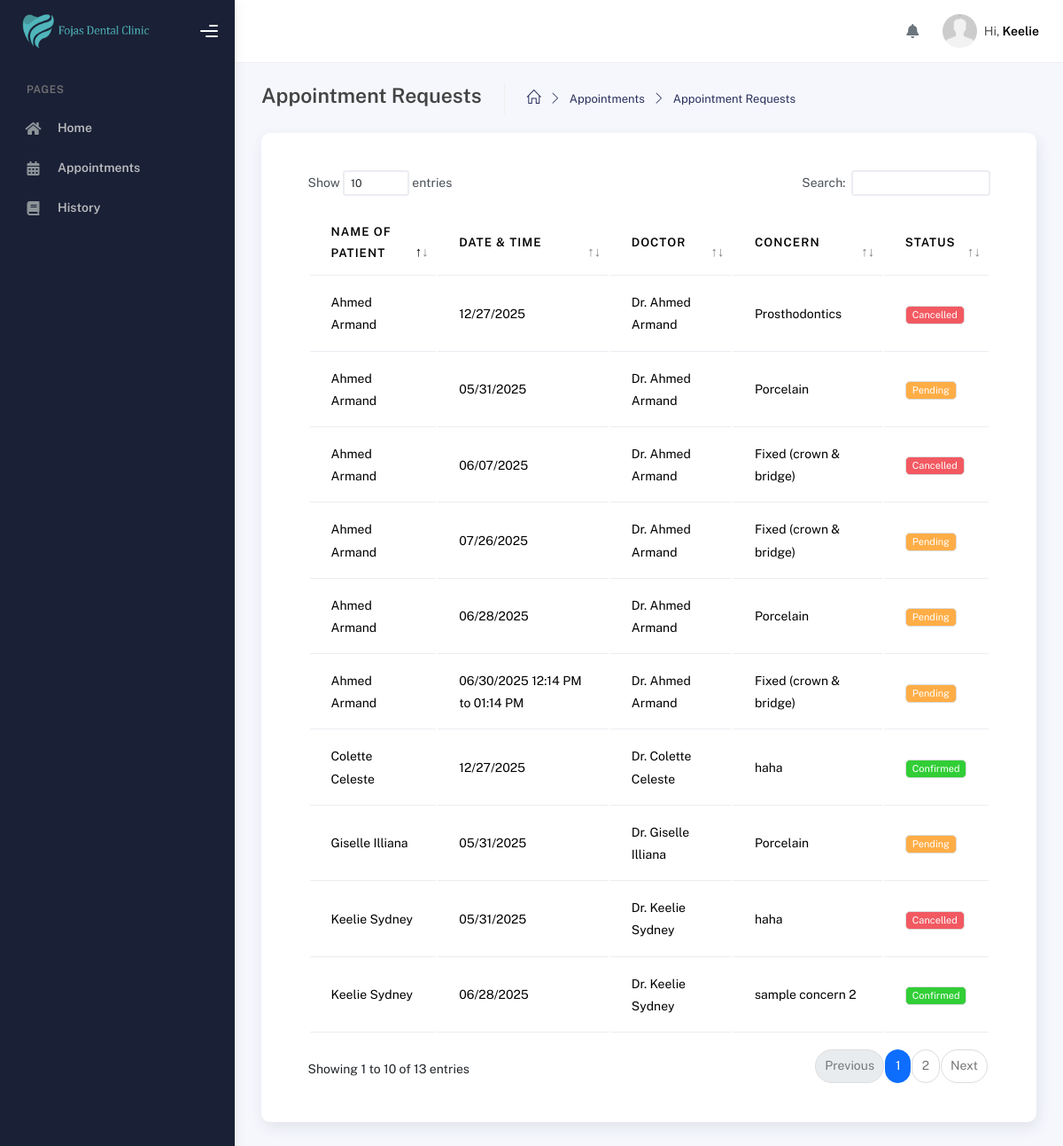
The page /modules/admin/requests.php (signed in) on the database its author committed.
### tables this page shows
CREATE TABLE `appointments` (
  `id` int(11) NOT NULL,
  `user_id` int(11) NOT NULL,
  `user_id_patient` int(11) NOT NULL,
  `appointment_id` int(110) NOT NULL,
  `concern` varchar(255) NOT NULL,
  `confirmed` int(11) NOT NULL,
  `appointment_time` varchar(100) NOT NULL,
  `appointment_date` varchar(100) NOT NULL,
  `date_created` date NOT NULL,
  `date_updated` date NOT NULL,
  `remarks` varchar(255) DEFAULT NULL,
  `walk_in` int(11) DEFAULT NULL
);

CREATE TABLE `users` (
  `id` int(11) NOT NULL,
  `user_id` int(100) NOT NULL,
  `role_id` int(11) NOT NULL,
  `first_name` varchar(250) NOT NULL,
  `middle_name` varchar(255) NOT NULL,
  `last_name` varchar(255) NOT NULL,
  `mobile_number` varchar(255) NOT NULL,
  `email` varchar(255) DEFAULT NULL,
  `password` varchar(255) NOT NULL,
  `date_of_birth` date NOT NULL,
  `date_created` date NOT NULL,
  `date_updated` date NOT NULL,
  `token` varchar(255) DEFAULT NULL,
  `address` varchar(255) DEFAULT NULL,
  `otp` varchar(100) DEFAULT NULL
);

### modules/admin/requests.php (the view, shortened to what this page needs)
<?php
include('../../connection/connection.php');
?>
<!DOCTYPE html>
<html lang="en">
<head>
    <?php include '../../includes/styles.php'; ?>
</head>
<body>
    <div class="wrapper">
      <?php include '../../includes/sidebar.php'; ?>
      <div class="main-panel">
        <?php include '../../includes/topbar.php'; ?>
        <div class="container">
          <div class="page-inner">
            <div class="page-header">
                <span class="d-flex justify-content-between align-items-center w-100">
                    <span class="d-flex">
                        <h4 class="page-title">Appointment Requests</h4>
                        <ul class="breadcrumbs d-flex justify-items-center align-items-center">
                            <li class="nav-home">
                            <a href="dashboard.php">
                                <i class="icon-home"></i>
                            </a>
                            </li>
                            <li class="separator">
                                <i class="icon-arrow-right"></i>
                            </li>
                            <li class="nav-item">
                                <a href="appointments.php">Appointments</a>
                            </li>
                            <li class="separator">
                                <i class="icon-arrow-right"></i>
                            </li>
                            <li class="nav-item">
                                <a href="#">Appointment Requests</a>
                            </li>
                        </ul>
                    </span>
                </span>
            </div>
            <div class="page-category">
                <div class="card p-5">
                    <div class="table-responsive">
                    <table class="display table table-border table-hover" id="dataTable">
                        <thead>
                            <tr>
                                <th>Name of Patient</th>
                                <th>Date & Time</th>
                                <th>Doctor</th>
                                <th>Concern</th>
                                <th>Status</th>
                            </tr>
                        </thead>
                        <tbody>
                            <?php
                                $query_appointments = "SELECT appointments.user_id, appointments.user_id_patient, appointments.concern, appointments.appointment_date, users.first_name, users.middle_name, users.last_name, schedule.start_time, schedule.end_time, appointments.confirmed, appointments.appointment_time
                                FROM appointments
                                LEFT JOIN users
                                ON
                                appointments.user_id_patient = users.user_id
                                LEFT JOIN schedule
                                ON appointments.user_id = schedule.user_id";
                                $run_appointments = mysqli_query($conn,$query_appointments);
                                if(mysqli_num_rows($run_appointments) > 0){
                                    foreach($run_appointments as $row_appointment){
                                        ?>
                                        <tr>
                                            <td><?php echo $row_appointment['first_name'] . " " . $row_appointment['last_name']?></td>
                                            <td><?php echo $row_appointment['appointment_date']. " ". $row_appointment['appointment_time']?></td>
                                            <td>Dr. <?php echo $row_appointment['first_name'] . " " . $row_appointment['last_name']?></td>
                                            <td><?php echo $row_appointment['concern']?></td>
                                            <td>
                                                 <?php
                                                    $handler = match($row_appointment['confirmed']){
                                                        '1' => '<span class="badge bg-success">Confirmed</span>',
                                                        '2' => '<span class="badge bg-danger">Cancelled</span>',
                                                        default => '<span class="badge bg-warning">Pending</span>'
                                                    };
                                                    echo $handler;
                                                ?>
                                            </td>
                                        </tr>
                                        <?php
                                    }
                                }else{
                                    echo "No Data";
                                }
                                ?>
                        </tbody>
                    </table>
                </div>
            </div>
        </div>
    </div>
</div>
</div>
<a href="appointments.php">Appointment</a>
</body>
</html>

### rows shown on the page
appointments: users.first_name "Keelie", users.last_name "Sydney", appointment_date "05/31/2025", concern "haha", confirmed "Cancelled"
appointments: users.first_name "Keelie", users.last_name "Sydney", appointment_date "06/28/2025", concern "sample concern 2", confirmed "Confirmed"
appointments: users.first_name "Colette", users.last_name "Celeste", appointment_date "12/27/2025", concern "haha", confirmed "Confirmed"
appointments: users.first_name "Giselle", users.last_name "Illiana", appointment_date "05/31/2025", concern "Porcelain", confirmed "Pending"
appointments: users.first_name "Ahmed", users.last_name "Armand", appointment_date "12/27/2025", concern "Prosthodontics", confirmed "Cancelled"
appointments: users.first_name "Ahmed", users.last_name "Armand", appointment_date "05/31/2025", concern "Porcelain", confirmed "Pending"
appointments: users.first_name "Ahmed", users.last_name "Armand", appointment_date "06/07/2025", concern "Fixed (crown & bridge)", confirmed "Cancelled"
appointments: users.first_name "Ahmed", users.last_name "Armand", appointment_date "07/26/2025", concern "Fixed (crown & bridge)", confirmed "Pending"
appointments: users.first_name "Ahmed", users.last_name "Armand", appointment_date "06/28/2025", concern "Porcelain", confirmed "Pending"
appointments: users.first_name "Ahmed", users.last_name "Armand", appointment_date "06/30/2025", appointment_time "12:14 PM to 01:14 PM", concern "Fixed (crown & bridge)", confirmed "Pending"

### other values the page prints
$first_name "Keelie"
